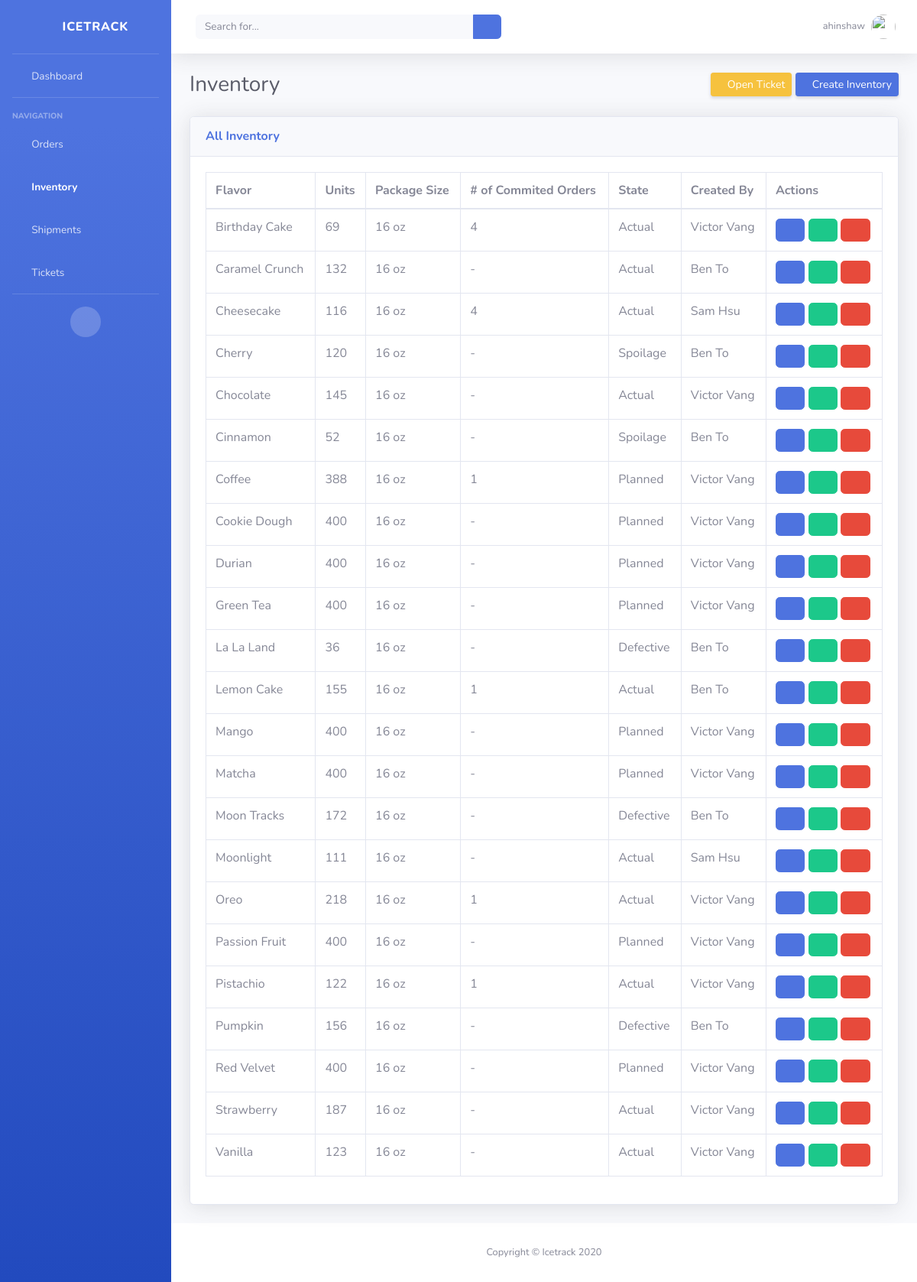
The page /inventory/ (signed in) on the database as committed earlier.
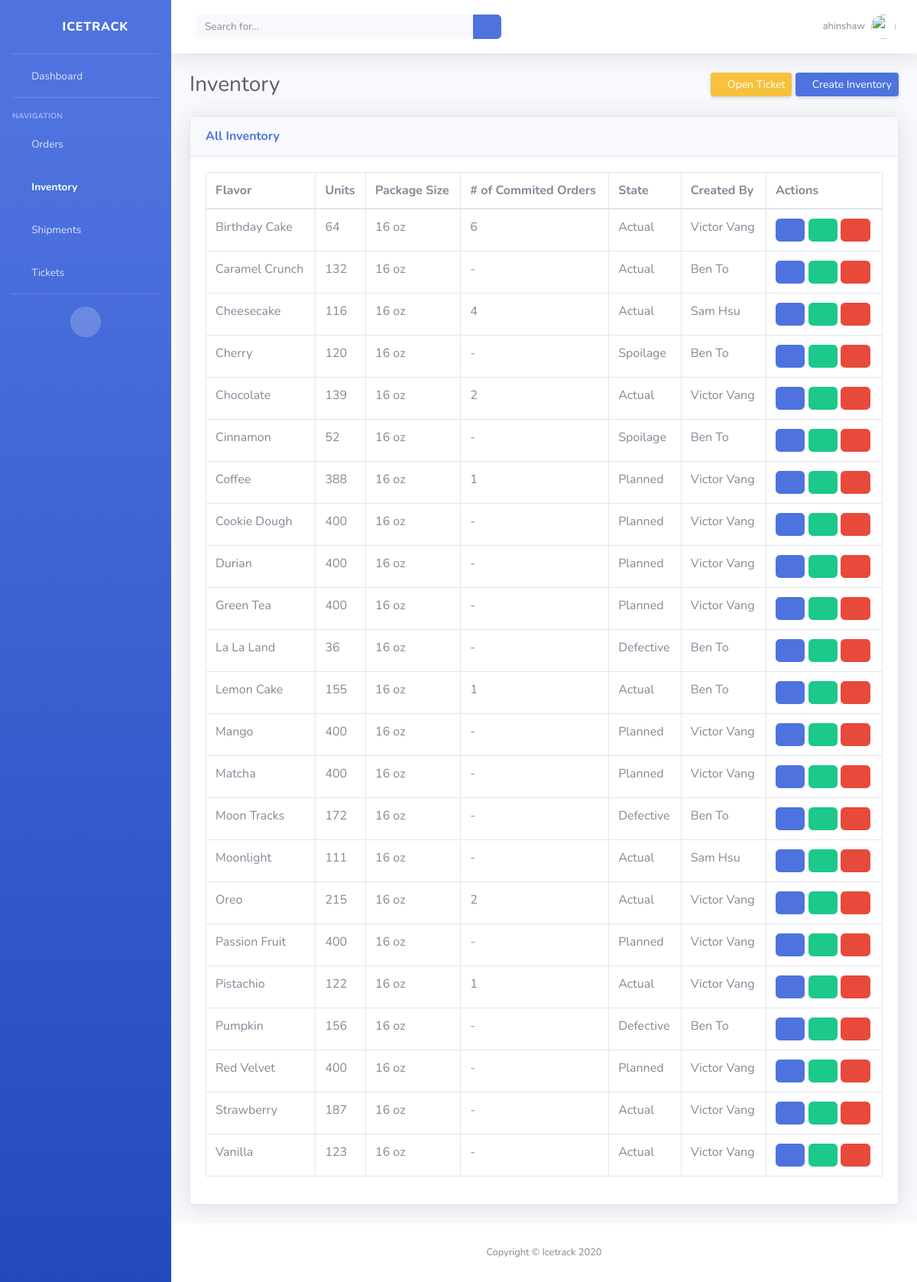
The same page on the database as committed later.
### icetrack/models.py (models this page shows, shortened)
class Inventory(models.Model):
    STATE_CHOICES = [
        ('Actual', 'Actual'),
        ('Planned', 'Planned'),
        ('Spoilage', 'Spoilage'),
        ('Defective', 'Defective'),
    ]
    item_name = models.CharField(max_length=50, null=True)
    quantity = models.IntegerField(default='0', blank=True, null=True)
    package_size = models.IntegerField(default='0', blank=True, null=True)
    state = models.CharField(max_length=10, choices=STATE_CHOICES, default='Planned')
    received_quantity = models.IntegerField(default='0', blank=True, null=True)
    received_by = models.CharField(max_length=50, blank=True, null=True)
    num_orders = models.IntegerField(default='0', blank=True, null=True)
    sold_quantity = models.IntegerField(default='0', blank=True, null=True)
    sold_by = models.CharField(max_length=50, blank=True, null=True)
    sold_to = models.CharField(max_length=50, blank=True, null=True)
    created_by = models.CharField(max_length=50, blank=True, null=True, default='Administrator')
    reorder_level = models.IntegerField(default='0', blank=True, null=True)
    date_created = models.DateTimeField(auto_now_add=True, auto_now=False)
    last_updated = models.DateTimeField(auto_now_add=False, auto_now=True)
    export_to_CSV = models.BooleanField(default=False)

### icetrack/views.py (the view)
# urls.py: path('inventory/', InventoryPageView.as_view(), name="inventory"),
@method_decorator(login_required, name='dispatch')
class InventoryPageView(ListView):
    model = Inventory
    template_name = 'inventory.html'
    context_object_name = 'all_inventory_list'
    def dispatch(self, request, *args, **kwargs):
        if not request.user.is_staff:
            return redirect('home')
        return super(InventoryPageView, self).dispatch(request, *args, **kwargs)

### templates/inventory.html (shortened to what this page needs)
{% extends 'base_authenticated.html' %}
{% block content%}
<div class="container-fluid">
    <div class="d-sm-flex align-items-center justify-content-between mb-4">
        <h1 class="h3 mb-0 text-gray-800">Inventory</h1>
        <div>
            <a href="{% url 'create_ticket' %}" class="d-none d-sm-inline-block btn btn-sm btn-warning shadow-sm"><i class="fas fa-flag fa-sm text-white-50"></i> Open Ticket</a>
            <a href="{% url 'create_inventory' %}" class="d-none d-sm-inline-block btn btn-sm btn-primary shadow-sm"><i class="fas fa-plus fa-sm text-white-50"></i> Create Inventory</a>
        </div>
    </div>
    <div class="card shadow mb-4">
        <div class="card-header py-3">
            <h6 class="m-0 font-weight-bold text-primary">
                {% if request.user.is_staff %}
                    All Inventory
                {% else %}
                    Your Inventory
                {% endif %}
            </h6>
        </div>
        <div class="card-body">
            <div class="table-responsive">
                <table class="table table-bordered" id="dataTable" width="100%" cellspacing="0">
                    <thead>
                        <tr>
                            <th>Flavor</th>
                            <th>Units</th>
                            <th>Package Size</th>
                            <th># of Commited Orders</th>
                            <th>State</th>
                            <th>Created By</th>
                            <th>Actions</th>
                        </tr>
                    </thead>
                    <tbody>
                        {% for inventory in all_inventory_list %}
                            <tr>
                                <td>{{ inventory.item_name }}</td>
                                <td>
                                    {% if inventory.quantity == 0 or inventory.quantity is None %}
                                        -
                                    {% else %}
                                        {{ inventory.quantity }}
                                    {% endif %}
                                </td>
                                <td>
                                    {% if inventory.package_size == 0 or inventory.package_size is None %}
                                        -
                                    {% else %}
                                        {{ inventory.package_size }} oz
                                    {% endif %}
                                </td>
                                <td>
                                    {% if inventory.num_orders == 0 or inventory.num_orders is None %}
                                        -
                                    {% else %}
                                        {{ inventory.num_orders }}
                                    {% endif %}
                                </td>
                                <td>{{ inventory.state }}</td>
                                <td>{{ inventory.created_by }}</td>
                                <td>
                                    <a class="btn btn-primary" href="{% url 'inventory_detail' inventory.id %}"><i class="far fa-eye"></i></a>
                                    <a class="btn btn-success" href="{% url 'update_inventory' inventory.id %}"><i class="fas fa-edit"></i></a>
                                    <a class="btn btn-danger" href="{% url 'delete_inventory' inventory.id %}"><i class="far fa-trash-alt"></i></a>
                                </td>
                            </tr>
                        {% endfor %}
                    </tbody>
                </table>
            </div>
        </div>
    </div>
</div>
{% endblock content %}

Rows that differ between the two databases and show on the page:
changed Inventory "Birthday Cake": quantity "69" → "64"; num_orders "4" → "6"
changed Inventory "Chocolate": quantity "145" → "139"; num_orders (not shown) → "2"; no longer shows "-"
changed Inventory "Oreo": quantity "218" → "215"; num_orders "1" → "2"
